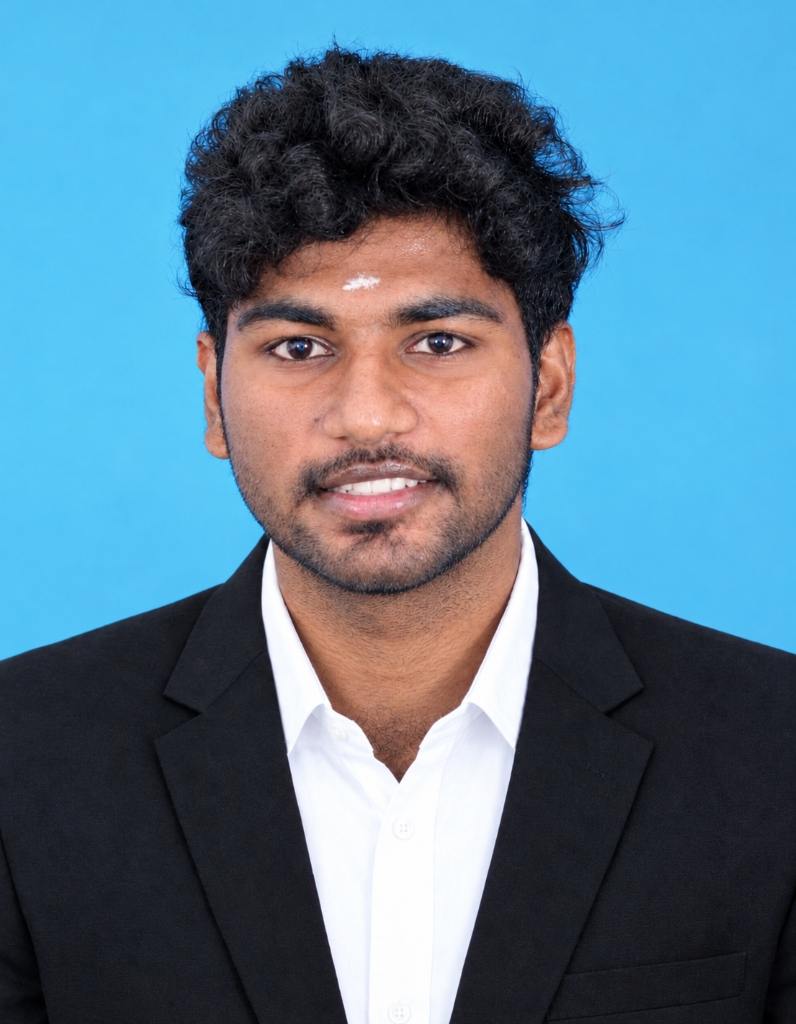
#> input picture reports/video_assets/presenter.jpg, 796 x 1024 px, found by its file name
$ python create_bubble.py
#> lines starting #> are read from the running program, lines starting #| are printed output that depends on the picture
"""
Generates the circular presenter headshot bubble for the demo video.
"""

import os
from PIL import Image, ImageDraw

def create_presenter_bubble():
    img_path = "reports/video_assets/presenter.jpg"
    out_path = "reports/video_assets/presenter_bubble.png"

    if not os.path.exists(img_path):
        print(f"{img_path} not found")
        return

    im = Image.open(img_path).convert("RGBA")
    size = (240, 240)
    im = im.resize(size, Image.Resampling.LANCZOS)
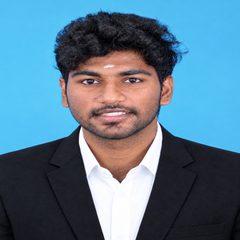
#> im: PIL image 240x240 RGBA; mean R, G, B, A 88, 121.5, 141.7, 255

    # Create circular mask
    mask = Image.new("L", size, 0)
#> mask: PIL image 240x240 L; every value is 0
    draw_mask = ImageDraw.Draw(mask)
    draw_mask.ellipse((0, 0, size[0], size[1]), fill=255)

    # Apply circular mask
    output = Image.new("RGBA", size, (0, 0, 0, 0))
#> output: PIL image 240x240 RGBA; every value is 0
    output.paste(im, (0, 0), mask=mask)
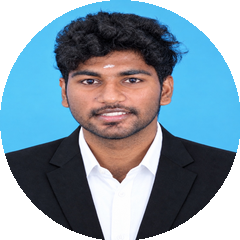
#> output: PIL image 240x240 RGBA; mean R, G, B, A 76.7, 98.2, 112, 201.6; transparent parts drawn white

    # Add border ring (Cyan / Orange)
    draw_out = ImageDraw.Draw(output)
    draw_out.ellipse((2, 2, size[0] - 3, size[1] - 3), outline=(56, 189, 248, 255), width=6)

    output.save(out_path)
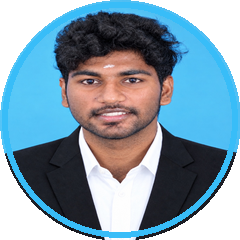
#> saved as presenter_bubble.png: PIL image 240x240 RGBA; mean R, G, B, A 75.5, 102, 117.8, 201.6; transparent parts drawn white
    print(f"Created presenter bubble: {out_path}")

if __name__ == "__main__":
    create_presenter_bubble()

$ run again, with reports/video_assets/slide_2.png saved as reports/video_assets/presenter.jpg
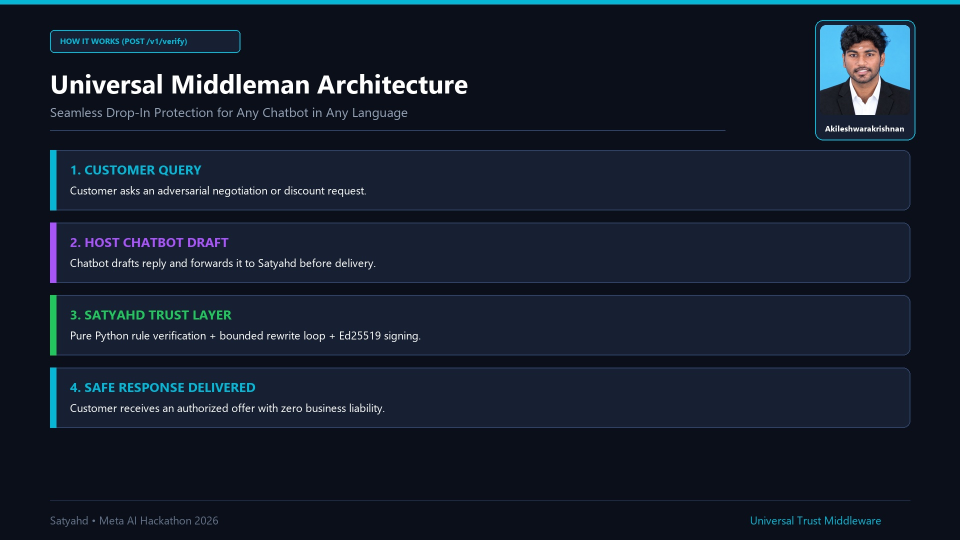
#> input picture reports/video_assets/slide_2.png, 1920 x 1080 px, found by its file name (shown at 1/2 size)
#> in create_presenter_bubble, `im = im.resize(size, Image.Resampling.LANCZOS)`:
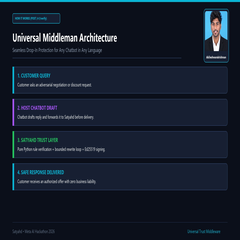
#> im: PIL image 240x240 RGBA; mean R, G, B, A 20.9, 29.8, 44.7, 255
#> mask: PIL image 240x240 L; every value is 0
#> in create_presenter_bubble, `output.save(out_path)`:
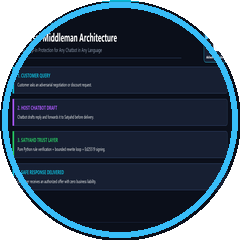
#> saved as presenter_bubble.png: PIL image 240x240 RGBA; mean R, G, B, A 19.8, 35.1, 50.7, 201.6; transparent parts drawn white
